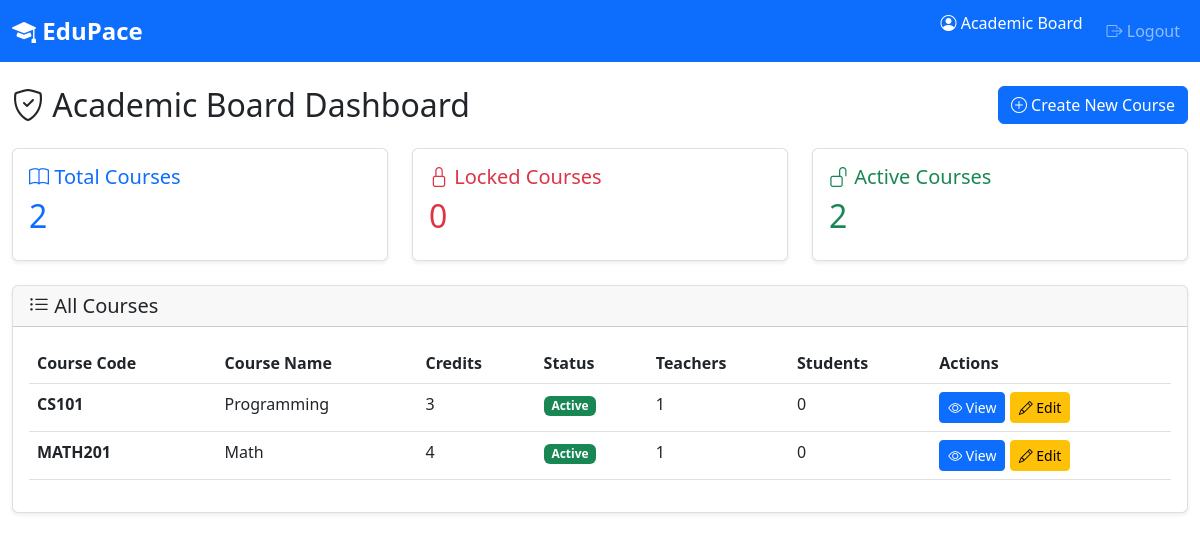
Screenshot of /academic-board/dashboard/ (signed in) with the database file from the repository.
### edupace_app/models.py (models this page shows, shortened)
class Course(models.Model):
    code = models.CharField(max_length=20, unique=True, help_text="Course code (e.g., CS101)")
    name = models.CharField(max_length=200)
    description = models.TextField(blank=True)
    credits = models.IntegerField(validators=[MinValueValidator(1), MaxValueValidator(10)])
    created_at = models.DateTimeField(auto_now_add=True)
    updated_at = models.DateTimeField(auto_now=True)
    is_locked = models.BooleanField(
        default=False,
        help_text="If True, teachers cannot add learning outcomes or grades"
    )
    class Meta:
        ordering = ['code']
        verbose_name = "Course"
        verbose_name_plural = "Courses"

### edupace_app/views.py (the view)
# urls.py: path('academic-board/dashboard/', views.academic_board_dashboard, name='academic_board_dashboard'),
@login_required
@role_required('academic_board')
def academic_board_dashboard(request):
    courses = Course.objects.all()
    total_courses = courses.count()
    locked_courses = courses.filter(is_locked=True).count()
    active_courses = total_courses - locked_courses
    context = {
        'courses': courses,
        'total_courses': total_courses,
        'locked_courses': locked_courses,
        'active_courses': active_courses,
    }
    return render(request, 'edupace_app/academic_board/dashboard.html', context)

### edupace_app/utils.py (called while the page is built)
def get_user_role(user):
    if not user.is_authenticated:
        return None
    if hasattr(user, 'teacher_profile'):
        return 'teacher'
    elif hasattr(user, 'student_profile'):
        return 'student'
    elif hasattr(user, 'academic_board_profile'):
        return 'academic_board'
    return None

def role_required(*allowed_roles):
    def decorator(view_func):
        @wraps(view_func)
        def _wrapped_view(request, *args, **kwargs):
            if not request.user.is_authenticated:
                messages.error(request, 'Please log in to access this page.')
                return redirect('edupace_app:login')
            user_role = get_user_role(request.user)
            if user_role not in allowed_roles:
                messages.error(request, 'You do not have permission to access this page.')
                return redirect('edupace_app:dashboard_redirect')
            return view_func(request, *args, **kwargs)
        return _wrapped_view
    return decorator

### edupace_app/templates/edupace_app/academic_board/dashboard.html (shortened to what this page needs)
{% extends 'edupace_app/base.html' %}
{% block content %}
<div class="container-fluid mt-4">
    <div class="row">
        <div class="col-12">
            <div class="d-flex justify-content-between align-items-center mb-4">
                <h2 class="mb-0">
                    <i class="bi bi-shield-check"></i> Academic Board Dashboard
                </h2>
                <a href="{% url 'edupace_app:create_course' %}" class="btn btn-primary">
                    <i class="bi bi-plus-circle"></i> Create New Course
                </a>
            </div>
        </div>
    </div>
    <div class="row mb-4">
        <div class="col-md-4">
            <div class="card stat-card">
                <div class="card-body">
                    <h5 class="card-title text-primary">
                        <i class="bi bi-book"></i> Total Courses
                    </h5>
                    <h2 class="text-primary">{{ total_courses }}</h2>
                </div>
            </div>
        </div>
        <div class="col-md-4">
            <div class="card stat-card">
                <div class="card-body">
                    <h5 class="card-title text-danger">
                        <i class="bi bi-lock"></i> Locked Courses
                    </h5>
                    <h2 class="text-danger">{{ locked_courses }}</h2>
                </div>
            </div>
        </div>
        <div class="col-md-4">
            <div class="card stat-card">
                <div class="card-body">
                    <h5 class="card-title text-success">
                        <i class="bi bi-unlock"></i> Active Courses
                    </h5>
                    <h2 class="text-success">{{ active_courses }}</h2>
                </div>
            </div>
        </div>
    </div>
    <div class="row">
        <div class="col-12">
            <div class="card">
                <div class="card-header">
                    <h5 class="mb-0"><i class="bi bi-list-ul"></i> All Courses</h5>
                </div>
                <div class="card-body">
                    {% if courses %}
                    <div class="table-responsive">
                        <table class="table table-hover">
                            <thead>
                                <tr>
                                    <th>Course Code</th>
                                    <th>Course Name</th>
                                    <th>Credits</th>
                                    <th>Status</th>
                                    <th>Teachers</th>
                                    <th>Students</th>
                                    <th>Actions</th>
                                </tr>
                            </thead>
                            <tbody>
                                {% for course in courses %}
                                <tr>
                                    <td><strong>{{ course.code }}</strong></td>
                                    <td>{{ course.name }}</td>
                                    <td>{{ course.credits }}</td>
                                    <td>
                                        {% if course.is_locked %}
                                            <span class="badge bg-danger">Locked</span>
                                        {% else %}
                                            <span class="badge bg-success">Active</span>
                                        {% endif %}
                                    </td>
                                    <td>{{ course.teachers.count }}</td>
                                    <td>{{ course.students.count }}</td>
                                    <td>
                                        <a href="{% url 'edupace_app:academic_board_course_detail' course.id %}" class="btn btn-sm btn-primary">
                                            <i class="bi bi-eye"></i> View
                                        </a>
                                        {% if not course.is_locked %}
                                        <a href="{% url 'edupace_app:edit_course' course.id %}" class="btn btn-sm btn-warning">
                                            <i class="bi bi-pencil"></i> Edit
                                        </a>
                                        {% endif %}
                                    </td>
                                </tr>
                                {% endfor %}
                            </tbody>
                        </table>
                    </div>
                    {% else %}
                    <p class="text-muted">No courses created yet.</p>
                    <a href="{% url 'edupace_app:create_course' %}" class="btn btn-primary">
                        <i class="bi bi-plus-circle"></i> Create First Course
                    </a>
                    {% endif %}
                </div>
            </div>
        </div>
    </div>
</div>
{% endblock %}

### edupace_app/templates/edupace_app/base.html (shortened to what this page needs)
<!DOCTYPE html>
<html lang="en">
<head>
    <link href="https://cdn.jsdelivr.net/npm/bootstrap@5.3.0/dist/css/bootstrap.min.css" rel="stylesheet">
    <link href="https://cdn.jsdelivr.net/npm/bootstrap-icons@1.11.0/font/bootstrap-icons.css" rel="stylesheet">
</head>
<body>
    <nav class="navbar navbar-expand-lg navbar-dark bg-primary">
        <div class="container-fluid">
            <a class="navbar-brand" href="{% url 'edupace_app:dashboard_redirect' %}">
                <i class="bi bi-mortarboard-fill"></i> EduPace
            </a>
            {% if user.is_authenticated %}
            <div class="collapse navbar-collapse" id="navbarNav">
                <ul class="navbar-nav ms-auto">
                    <li class="nav-item">
                        <span class="navbar-text text-white me-3">
                            <i class="bi bi-person-circle"></i> {{ user.get_full_name|default:user.username }}
                        </span>
                    </li>
                    <li class="nav-item">
                        <a class="nav-link" href="{% url 'edupace_app:logout' %}">
                            <i class="bi bi-box-arrow-right"></i> Logout
                        </a>
                    </li>
                </ul>
            </div>
            {% endif %}
        </div>
    </nav>
    {% block content %}{% endblock %}
</body>
</html>

### edupace_app/templates/edupace_app/base.html (style rules this page uses)
.navbar-brand { font-weight: bold; font-size: 1.5rem; }
.card { box-shadow: 0 0.125rem 0.25rem rgba(0, 0, 0, 0.075); border: 1px solid rgba(0, 0, 0, 0.125); }
.stat-card { transition: transform 0.2s; }

### rows the page displays
Course: code "CS101", name "Programming", credits "3", is_locked "Active", teachers.count "1", students.count "0"
Course: code "MATH201", name "Math", credits "4", is_locked "Active", teachers.count "1", students.count "0"

### other values shown
{{ user.get_full_name|default:user.username }} "Academic Board"
{{ total_courses }} "2"
{{ locked_courses }} "0"
{{ active_courses }} "2"
